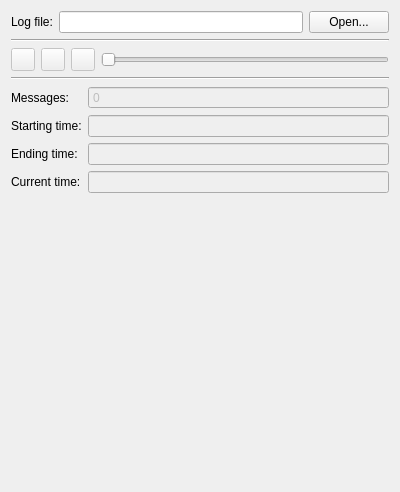
<?xml version="1.0" encoding="UTF-8"?>
<ui version="4.0">
 <class>BagControl</class>
 <widget class="QWidget" name="BagControl">
  <property name="geometry">
   <rect>
    <x>0</x>
    <y>0</y>
    <width>400</width>
    <height>492</height>
   </rect>
  </property>
  <property name="windowTitle">
   <string>Form</string>
  </property>
  <layout class="QVBoxLayout" name="verticalLayout">
   <item>
    <layout class="QHBoxLayout" name="browseLayout">
     <item>
      <widget class="QLabel" name="logTextLabel">
       <property name="text">
        <string>Log file:</string>
       </property>
      </widget>
     </item>
     <item>
      <widget class="QLineEdit" name="logEdit">
       <property name="text">
        <string/>
       </property>
      </widget>
     </item>
     <item>
      <widget class="QPushButton" name="logBrowseButton">
       <property name="text">
        <string>Open...</string>
       </property>
      </widget>
     </item>
    </layout>
   </item>
   <item>
    <widget class="Line" name="line">
     <property name="orientation">
      <enum>Qt::Horizontal</enum>
     </property>
    </widget>
   </item>
   <item>
    <layout class="QGridLayout" name="controlLayout">
     <item row="1" column="4">
      <widget class="QSlider" name="logSlider">
       <property name="orientation">
        <enum>Qt::Horizontal</enum>
       </property>
      </widget>
     </item>
     <item row="1" column="0">
      <widget class="QToolButton" name="logPlayButton">
       <property name="enabled">
        <bool>false</bool>
       </property>
       <property name="text">
        <string/>
       </property>
       <property name="icon">
        <iconset>
         <normaloff>../../../../../../../../../../usr/share/icons/oxygen/32x32/actions/media-playback-start.png</normaloff>../../../../../../../../../../usr/share/icons/oxygen/32x32/actions/media-playback-start.png</iconset>
       </property>
       <property name="checkable">
        <bool>true</bool>
       </property>
      </widget>
     </item>
     <item row="1" column="2">
      <widget class="QToolButton" name="logStopButton">
       <property name="enabled">
        <bool>false</bool>
       </property>
       <property name="text">
        <string/>
       </property>
       <property name="icon">
        <iconset>
         <normaloff>../../../../../../../../../../usr/share/icons/oxygen/32x32/actions/media-playback-stop.png</normaloff>../../../../../../../../../../usr/share/icons/oxygen/32x32/actions/media-playback-stop.png</iconset>
       </property>
      </widget>
     </item>
     <item row="1" column="3">
      <widget class="QToolButton" name="logForwardButton">
       <property name="enabled">
        <bool>false</bool>
       </property>
       <property name="text">
        <string/>
       </property>
       <property name="icon">
        <iconset>
         <normaloff>../../../../../../../../../../usr/share/icons/oxygen/32x32/actions/media-seek-forward.png</normaloff>../../../../../../../../../../usr/share/icons/oxygen/32x32/actions/media-seek-forward.png</iconset>
       </property>
      </widget>
     </item>
    </layout>
   </item>
   <item>
    <widget class="Line" name="line_2">
     <property name="orientation">
      <enum>Qt::Horizontal</enum>
     </property>
    </widget>
   </item>
   <item>
    <layout class="QGridLayout" name="logInfoLayout">
     <item row="0" column="0">
      <widget class="QLabel" name="msgLabel">
       <property name="text">
        <string>Messages:</string>
       </property>
      </widget>
     </item>
     <item row="0" column="1">
      <widget class="QSpinBox" name="msgSpinBox">
       <property name="enabled">
        <bool>false</bool>
       </property>
       <property name="buttonSymbols">
        <enum>QAbstractSpinBox::NoButtons</enum>
       </property>
       <property name="maximum">
        <number>1000000000</number>
       </property>
      </widget>
     </item>
     <item row="1" column="0">
      <widget class="QLabel" name="startTimeLabel">
       <property name="text">
        <string>Starting time:</string>
       </property>
      </widget>
     </item>
     <item row="1" column="1">
      <widget class="QLineEdit" name="startTimeEdit">
       <property name="enabled">
        <bool>false</bool>
       </property>
      </widget>
     </item>
     <item row="2" column="0">
      <widget class="QLabel" name="endTimeLabel">
       <property name="text">
        <string>Ending time:</string>
       </property>
      </widget>
     </item>
     <item row="2" column="1">
      <widget class="QLineEdit" name="endTimeEdit">
       <property name="enabled">
        <bool>false</bool>
       </property>
      </widget>
     </item>
     <item row="3" column="0">
      <widget class="QLabel" name="currTimeLabel">
       <property name="text">
        <string>Current time:</string>
       </property>
      </widget>
     </item>
     <item row="3" column="1">
      <widget class="QLineEdit" name="currTimeEdit">
       <property name="enabled">
        <bool>false</bool>
       </property>
      </widget>
     </item>
    </layout>
   </item>
   <item>
    <spacer name="verticalSpacer">
     <property name="orientation">
      <enum>Qt::Vertical</enum>
     </property>
     <property name="sizeHint" stdset="0">
      <size>
       <width>20</width>
       <height>40</height>
      </size>
     </property>
    </spacer>
   </item>
  </layout>
  <action name="testAction">
   <property name="text">
    <string>Test</string>
   </property>
  </action>
 </widget>
 <resources/>
 <connections>
  <connection>
   <sender>logBrowseButton</sender>
   <signal>clicked()</signal>
   <receiver>BagControl</receiver>
   <slot>logBrowseClicked()</slot>
   <hints>
    <hint type="sourcelabel">
     <x>347</x>
     <y>23</y>
    </hint>
    <hint type="destinationlabel">
     <x>199</x>
     <y>193</y>
    </hint>
   </hints>
  </connection>
  <connection>
   <sender>logPlayButton</sender>
   <signal>toggled(bool)</signal>
   <receiver>BagControl</receiver>
   <slot>logPlayToggled()</slot>
   <hints>
    <hint type="sourcelabel">
     <x>20</x>
     <y>66</y>
    </hint>
    <hint type="destinationlabel">
     <x>199</x>
     <y>245</y>
    </hint>
   </hints>
  </connection>
  <connection>
   <sender>logStopButton</sender>
   <signal>clicked()</signal>
   <receiver>BagControl</receiver>
   <slot>logStopClicked()</slot>
   <hints>
    <hint type="sourcelabel">
     <x>48</x>
     <y>65</y>
    </hint>
    <hint type="destinationlabel">
     <x>199</x>
     <y>245</y>
    </hint>
   </hints>
  </connection>
  <connection>
   <sender>logForwardButton</sender>
   <signal>clicked()</signal>
   <receiver>BagControl</receiver>
   <slot>logForwardClicked()</slot>
   <hints>
    <hint type="sourcelabel">
     <x>104</x>
     <y>65</y>
    </hint>
    <hint type="destinationlabel">
     <x>199</x>
     <y>245</y>
    </hint>
   </hints>
  </connection>
 </connections>
 <slots>
  <slot>logBrowseClicked()</slot>
  <slot>logPlayToggled()</slot>
  <slot>logPauseClicked()</slot>
  <slot>logStopClicked()</slot>
  <slot>logBackwardClicked()</slot>
  <slot>logForwardClicked()</slot>
 </slots>
</ui>
